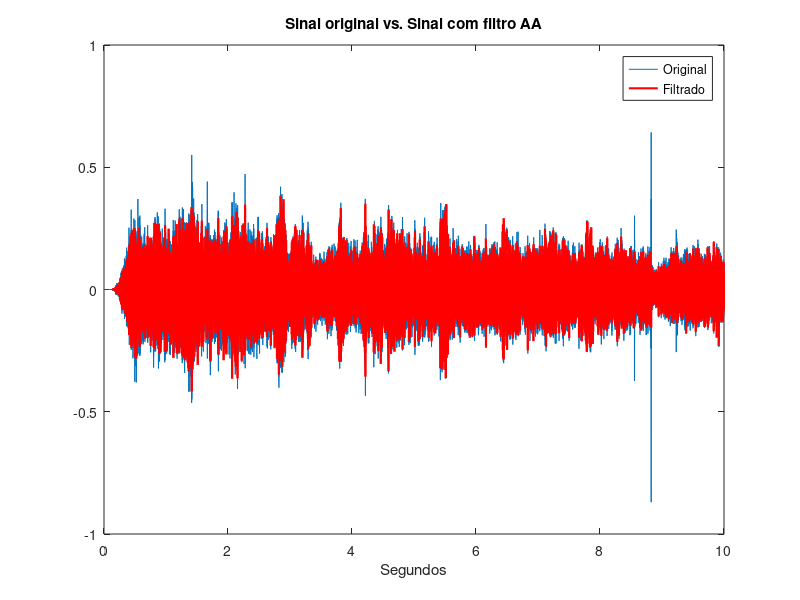
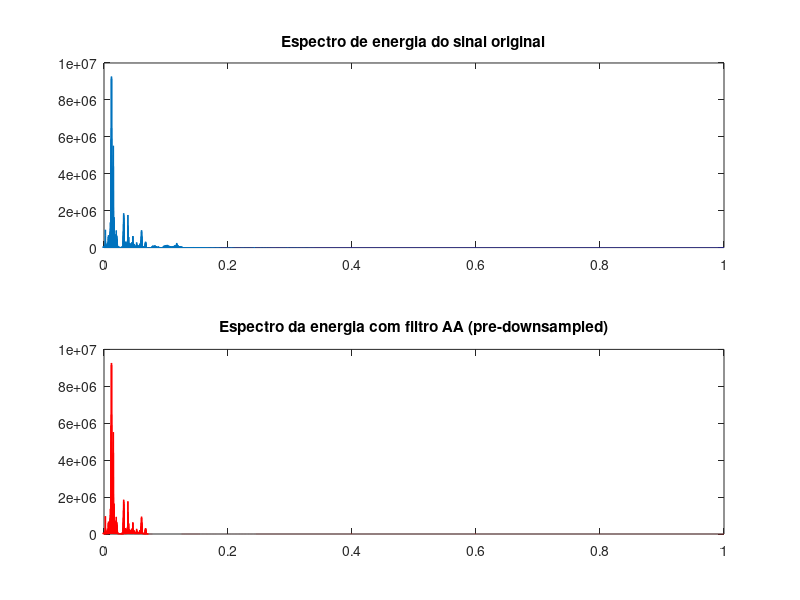
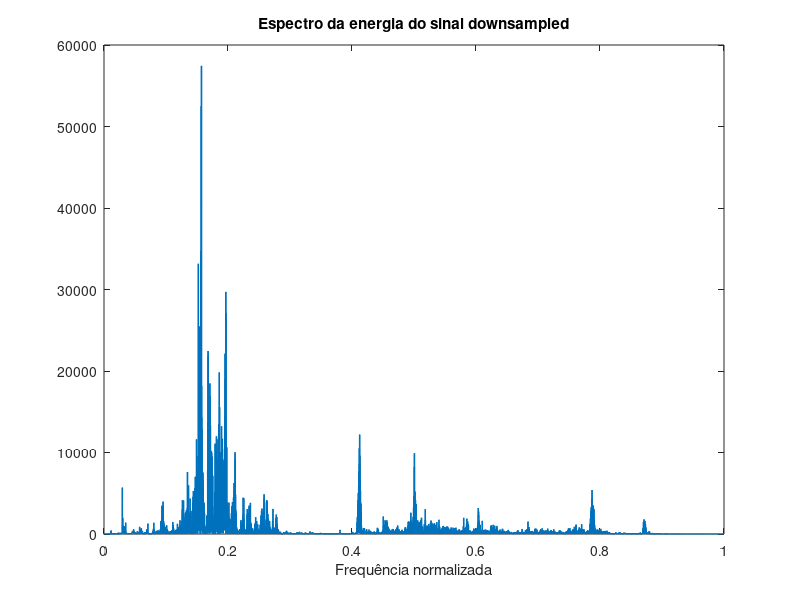
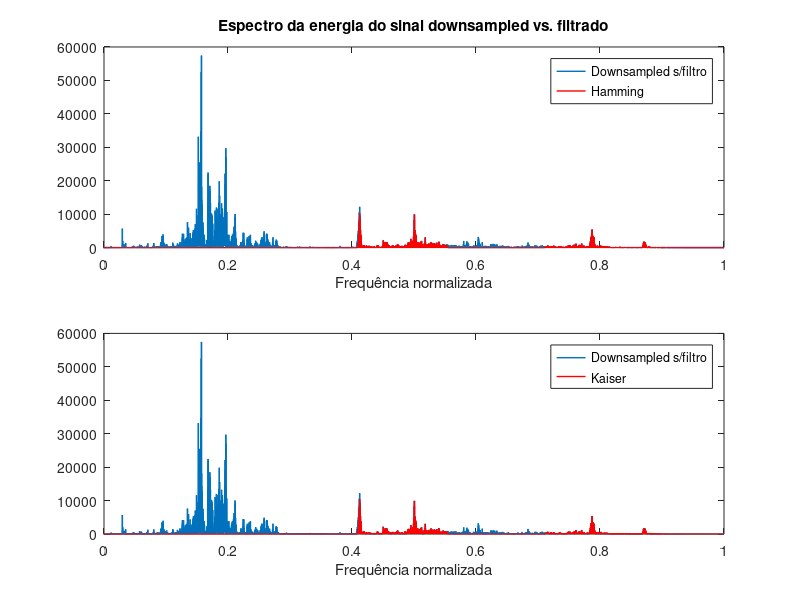

Reproduce these figures in MATLAB, in order.
%% PROJETO FINAL - PROCESSAMENTO DE SINAIS - PROF. THIAGO MARTINI

% % ALINE URNA
% % BRUNA SALGADO
% % FELIPE HATANO

% % a) Filtragem por filtro FIR low-pass (wc ~ 1633Hz) e Downsampling
close all
clear all

load('dados_02.mat');
sinal_final = sinal_final';

fs = 44100; % Frequência de amostragem dada pelo enunciado
ttotal = numel(sinal_final)/fs; % Tamanho da gravação em segundos
t = 1/fs:1/fs:ttotal;
figure(1);
plot(t,sinal_final);
hold on;

% % Espectro da energia
sigfft = fftshift(fft(sinal_final));
freqnorm = linspace(-1,1,numel(sigfft));
figure(2);
subplot(2,1,1);
plot(freqnorm,2*(abs(sigfft).^2),'LineWidth',1.0); % Espectro de energia
xlim([0 1]);
title('Espectro de energia do sinal original');

% % Filtro FIR para frequência normalizada (wc 1633Hz ~ wcn 0.0741)
filtroAA = fir1(1000,0.0741,kaiser(1001,10)); % Janelamento Kaiser
sinal_comAA = conv(sinal_final,filtroAA,'same');
figure(1);
plot(t,sinal_comAA,'r','LineWidth',1.5);
title('Sinal original vs. Sinal com filtro AA');
xlabel('Segundos');
legend('Original','Filtrado');

sinal_comAAfft = fftshift(fft(sinal_comAA));
figure(2);
subplot(2,1,2);
plot(freqnorm,2*(abs(sinal_comAAfft).^2),'r','LineWidth',1.0);
xlim([0 1]);
title('Espectro da energia com filtro AA (pre-downsampled)');
% xlabel('Frequência normalizada');

% % Lembrando que o filtro FIR possui fase linear, i.e., causa um atraso
% % de grupo no sinal.

% % Downsampling
fatorDS = floor(fs/(2*1633));
sinalDS = downsample(sinal_comAA,fatorDS);
fsDS = fs/fatorDS;
tDS = (0:1/fsDS:ttotal);
sinalDSfft = fftshift(fft(sinalDS));
freqnormDS = linspace(-1,1,numel(sinalDSfft));
figure(3);
plot(freqnormDS,2*(abs(sinalDSfft).^2),'LineWidth',1.0);
title('Espectro da energia do sinal downsampled');
xlim([0 1]);
xlabel('Frequência normalizada');

%% b) Projetando FIR para remover frequências indesejadas

% % A sinalização DTMF (Dual-Tone Multi-Frequency) produz dois sons: um em
% % frequências entre 697Hz e 941Hz e outro entre as frequências 1209Hz e
% % 1633Hz. Ou seja, janelamentos passa-faixa entre essas frequências é
% % um método eficiente para remover a maior parte das frequências
% % indesejadas.
% % Para realizar uma atenuação de 99.999% das frequências indesejadas, é
% % necessário ajustar a frequência de corte para os filtros projetados tal
% % que o decaimento seja 20*log10(1-0.99999) = -100dB.

% Vetores de frequências normalizadas
wn1 = [697/(fsDS/2) 941/(fsDS/2)]; 
wn2 = [1209/(fsDS/2) 1633/(fsDS/2)];

% Hamming
filtroHamming1 = fir1(1000,wn1,hamming(1001));
filtroHamming2 = fir1(1000,wn2,hamming(1001));
filtroHammingSoma = filtroHamming1 + filtroHamming2;
sigHamming = conv(sinalDS,filtroHammingSoma,'same');
sigHammingfft = fftshift(fft(sigHamming));
figure(4);
subplot(2,1,1);
plot(freqnormDS,2*(abs(sinalDSfft).^2),'LineWidth',1.0);
title('Espectro da energia do sinal downsampled vs. filtrado');
hold on;
plot(freqnormDS,2*(abs(sigHammingfft).^2),'r','LineWidth',1.0);
xlim([0 1]);
xlabel('Frequência normalizada');
legend('Downsampled s/filtro','Hamming');
hold off;
% freqz(filtroHammingSoma);

% Kaiser
filtroKaiser1 = fir1(1000,wn1,kaiser(1001,5));
filtroKaiser2 = fir1(1000,wn2,kaiser(1001,5));
filtroKaiserSoma = filtroKaiser1 + filtroKaiser2;
sigKaiser = conv(sinalDS,filtroKaiserSoma,'same');
sigKaiserfft = fftshift(fft(sigKaiser));
figure(4);
subplot(2,1,2);
plot(freqnormDS,2*(abs(sinalDSfft).^2),'LineWidth',1.0);
hold on;
plot(freqnormDS,2*(abs(sigKaiserfft).^2),'r','LineWidth',1.0);
xlim([0 1]);
xlabel('Frequência normalizada');
legend('Downsampled s/filtro','Kaiser');
hold off;
% freqz(filtroKaiserSoma);

% % Sinal antes, depois e diferença 
figure;
subplot(3,1,1);
plot(tDS,sinalDS);
title('Antes (pré-Hamming)');
subplot(3,1,2);
plot(tDS,sigHamming);
title('Depois (pós-Hamming)');
subplot(3,1,3);
plot(tDS,sinalDS-sigHamming);
title('Diferença (antes - depois)');

figure;
subplot(3,1,1);
plot(tDS,sinalDS);
title('Antes (pré-Kaiser)');
subplot(3,1,2);
plot(tDS,sigKaiser);
title('Depois (pós-Kaiser)');
subplot(3,1,3);
plot(tDS,sinalDS-sigKaiser);
title('Diferença (antes - depois)');

%% Separando o sinal nos intervalos dos quais as teclas foram pressionadas
% Dessa forma, é possível diminuir a intensidade espectral do ruído

% Os "inícios" e "términos" são intervalos de tempo que contém os instantes
% dos quais as teclas foram pressionadas. Esses dados foram obtidos
% empiricamente observando o gráfico no domínio do tempo do sinal filtrado.
inicio = [1.264 1.925 2.7880 3.784 4.613 5.411 6.42 7.05 7.768];
% termino = [1.488 2.232 2.954 3.934 4.782 5.56 6.663 7.216 7.908];

% Determinando as teclagens, do sinal filtrado com janela Kaiser
for i=1:9
   termino(i) = inicio(i)+0.2; % Inicio +0.2 segundos
   intervalo{i} = tDS>=inicio(i) & tDS<=termino(i);
   sinalTeclas{i} = sigKaiser(intervalo{i});
   % Inserção de zeros (zero padding) de 1ªordem para aumento da resolução.
   sinalTeclas{i} = [sinalTeclas{i} zeros(1,numel(sinalTeclas{i}))];
   % Obs.: a inserção de zeros também auxilia no tempo de processamento de
   % algoritmos FFT, pois tais algoritmos são mais eficientes quando o
   % número de amostras é uma potência de 2.
   fftTeclas{i} = fftshift(fft(sinalTeclas{i}));
   freqTeclas{i} = linspace(-fsDS/2,fsDS/2,numel(sinalTeclas{i}));
   figure;
   plot(freqTeclas{i},2*(abs(fftTeclas{i}).^2));   
   xlim([0 fsDS/2]);
   str = sprintf('Teclagem %d', i);
   title(str);
end

%% passa-faixa para encontrar frequências na 2ª e 8ª teclagens
% wnt1 = [697/(fs/2) 1633/(fs/2)]; 
% kaisert1 = fir1(1000,wnt1,kaiser(1001,5));
% sinalTeste = conv(sinal_final, kaisert1,'same');
% 
% inicio = [1.264 1.925 2.7880 3.784 4.613 5.411 6.42 7.05 7.768];
% % termino = [1.488 2.232 2.954 3.934 4.782 5.56 6.663 7.216 7.908];
% 
% for i=1:9
%    termino(i) = inicio(i)+0.3; % Inicio +0.2 segundos
%    intervalo{i} = t>=inicio(i) & t<=termino(i);
%    sinalTeclas{i} = sinalTeste(intervalo{i});
%    % Inserção de zeros (zero padding) de 1ªordem para aumento da resolução.
%    sinalTeclas{i} = [sinalTeclas{i} zeros(1,numel(sinalTeclas{i}))];
%    % Obs.: a inserção de zeros também auxilia no tempo de processamento de
%    % algoritmos FFT, pois tais algoritmos são mais eficientes quando o
%    % número de amostras é uma potência de 2.
%    fftTeclas{i} = fftshift(fft(sinalTeclas{i}));
%    freqTeclas{i} = linspace(-fs/2,fs/2,numel(sinalTeclas{i}));
%    figure;
%    plot(freqTeclas{i},2*(abs(fftTeclas{i}).^2));
%    xlim([0 fsDS/2]);
% end
